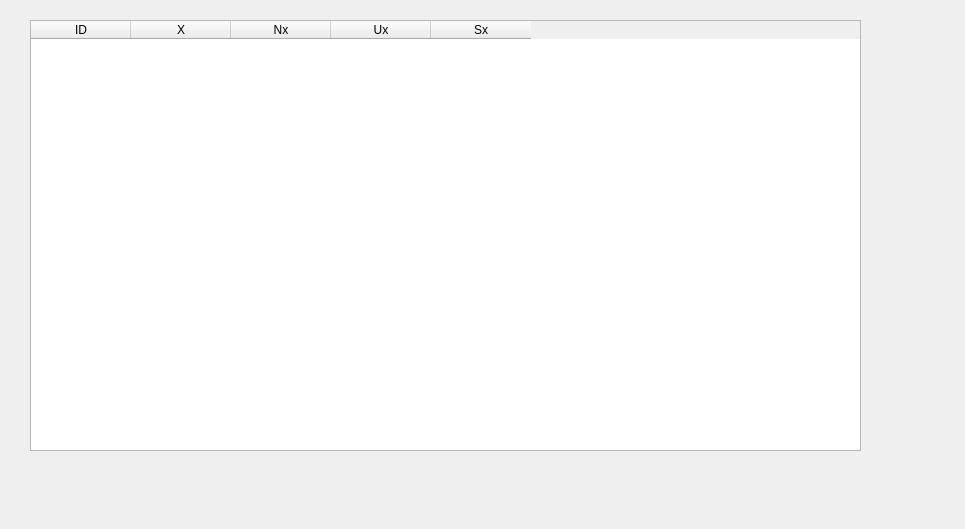
<?xml version="1.0" encoding="UTF-8"?>
<ui version="4.0">
 <class>largestNumbersModulo</class>
 <widget class="QWidget" name="largestNumbersModulo">
  <property name="geometry">
   <rect>
    <x>0</x>
    <y>0</y>
    <width>965</width>
    <height>529</height>
   </rect>
  </property>
  <property name="windowTitle">
   <string>Form</string>
  </property>
  <widget class="QTableWidget" name="tableWidget">
   <property name="geometry">
    <rect>
     <x>30</x>
     <y>20</y>
     <width>831</width>
     <height>431</height>
    </rect>
   </property>
   <column>
    <property name="text">
     <string>ID</string>
    </property>
   </column>
   <column>
    <property name="text">
     <string>X</string>
    </property>
   </column>
   <column>
    <property name="text">
     <string>Nx</string>
    </property>
   </column>
   <column>
    <property name="text">
     <string>Ux</string>
    </property>
   </column>
   <column>
    <property name="text">
     <string>Sx</string>
    </property>
   </column>
  </widget>
 </widget>
 <resources/>
 <connections/>
</ui>
